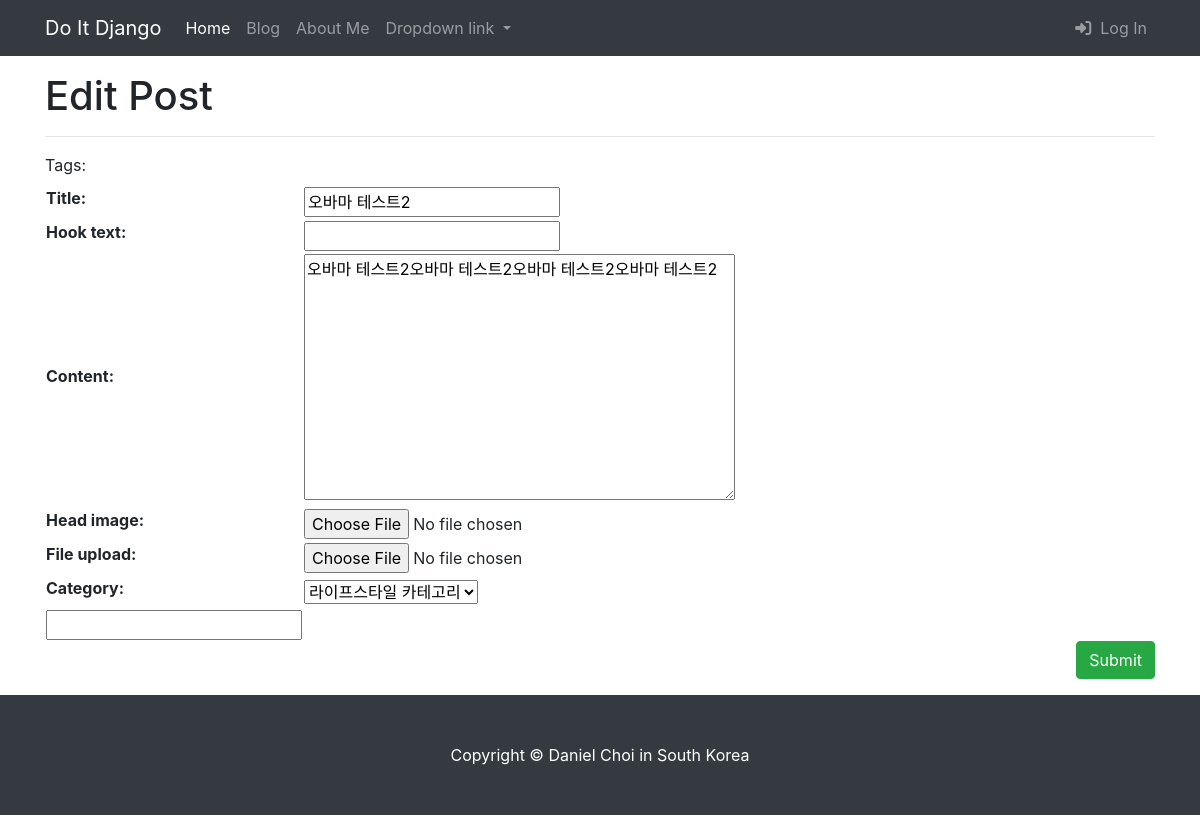
The app's page /blog/update_post/5/ (signed in) with its own data.
### blog/models.py (models this page shows, shortened)
class Post(models.Model):
    title = models.CharField(max_length=30)
    hook_text = models.CharField(max_length=100, blank=True)
    content = models.TextField()
    head_image = models.ImageField(
        upload_to='blog/images/%Y/%m/%d/', blank=True)
    file_upload = models.FileField(
        upload_to='blog/files/%Y/%m/%d/', blank=True)
    created_at = models.DateTimeField(auto_now_add=True)
    updated_at = models.DateTimeField(auto_now=True)
    author = models.ForeignKey(User, on_delete=models.SET_NULL, null=True)
    category = models.ForeignKey(
        Category, on_delete=models.SET_NULL, null=True, blank=True)
    tags = models.ManyToManyField(Tag, blank=True)

### blog/views.py (the view, shortened to what this page needs)
# urls.py: path('update_post/<int:pk>/', views.PostUpdate.as_view()),
class PostUpdate(LoginRequiredMixin, UpdateView):
    model = Post
    fields = ['title', 'hook_text', 'content',
              'head_image', 'file_upload', 'category']
    template_name = 'blog/post_update_form.html'
    def get_context_data(self, **kwargs):
        context = super(PostUpdate, self).get_context_data()
        if self.object.tags.exists():
            tags_str_list = list()
            for t in self.object.tags.all():
                tags_str_list.append(t.name)
            context['tags_str_default'] = '; '.join(tags_str_list)
        return context
    def dispatch(self, request, *args, **kwargs):
        if request.user.is_authenticated and request.user == self.get_object().author:
            return super(PostUpdate, self).dispatch(request, *args, **kwargs)
        else:
            raise PermissionDenied

### blog/models.py (called while the page is built)
    def __str__(self):
        return self.name

### templates/blog/post_update_form.html (shortened to what this page needs)
{% extends 'blog/base_full_width.html' %}
{% block main_area %}
<h1>Edit Post</h1>
<hr>
<form method="post" enctype="multipart/form-data">{% csrf_token %}
    <table>
        {{ form }}
        <tr>
            <ht><label for="id_tags_str">Tags:</label></ht>
            <td><input type="text" name="tags_str" id="id_tags_str" value="{{ tags_str_default }}"></td>
        </tr>
    </table>
    <button type="submit" class="btn btn-success float-right">Submit</button>
</form>
{% endblock  %}

### records on screen
Post: title "오바마 테스트2", content "오바마 테스트2오바마 테스트2오바마 테스트2오바마 테스트2", category "라이프스타일 카테고리"
